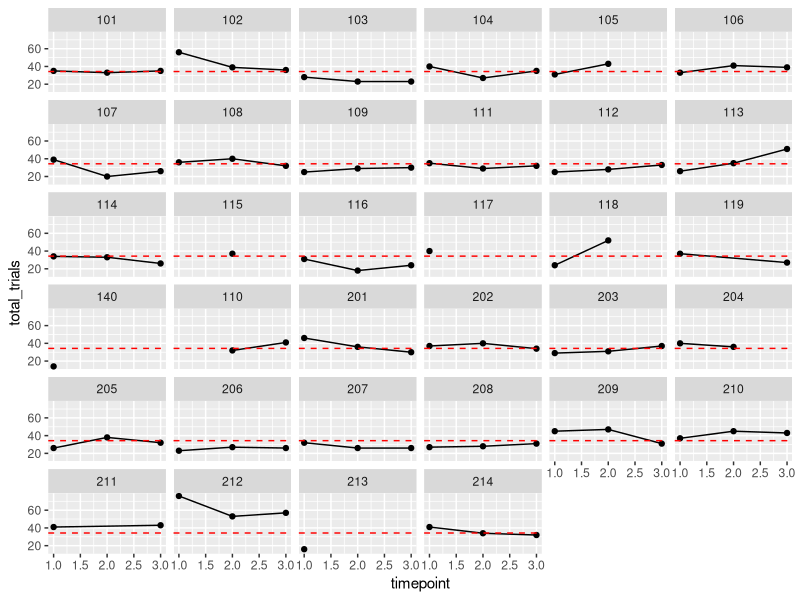
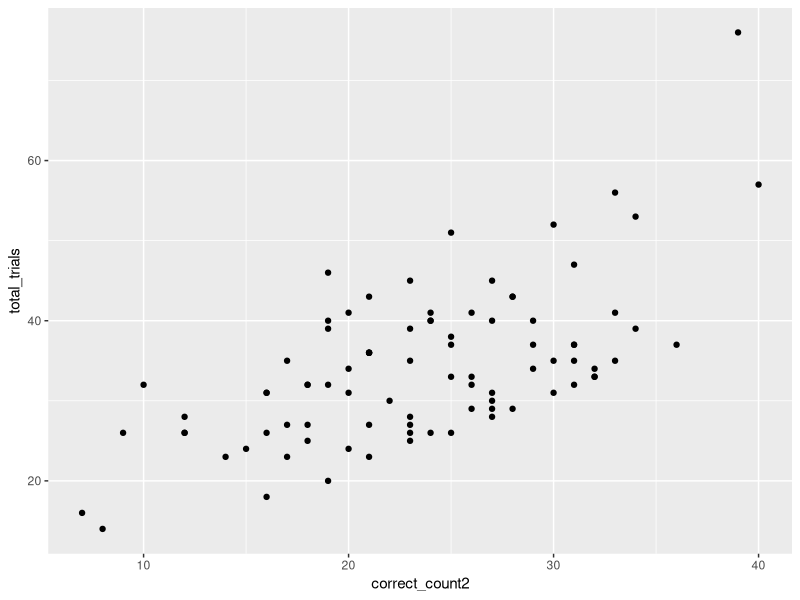
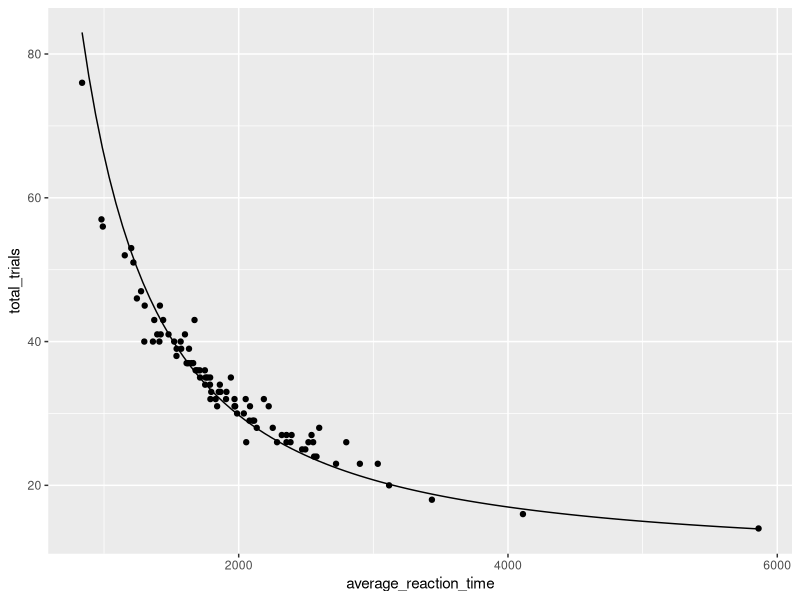
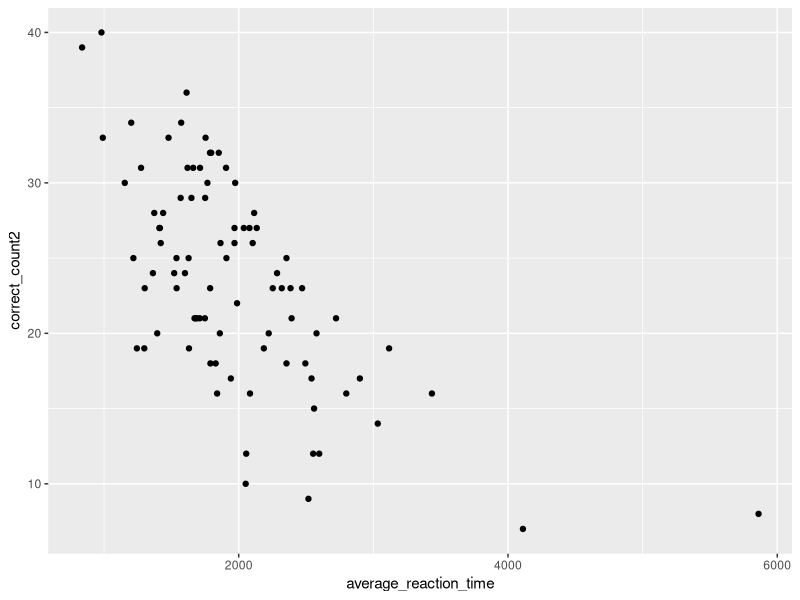
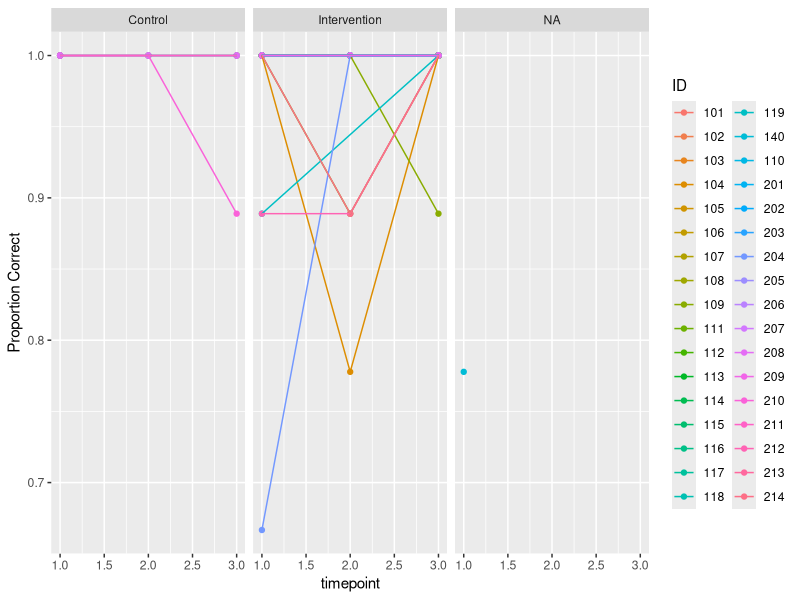
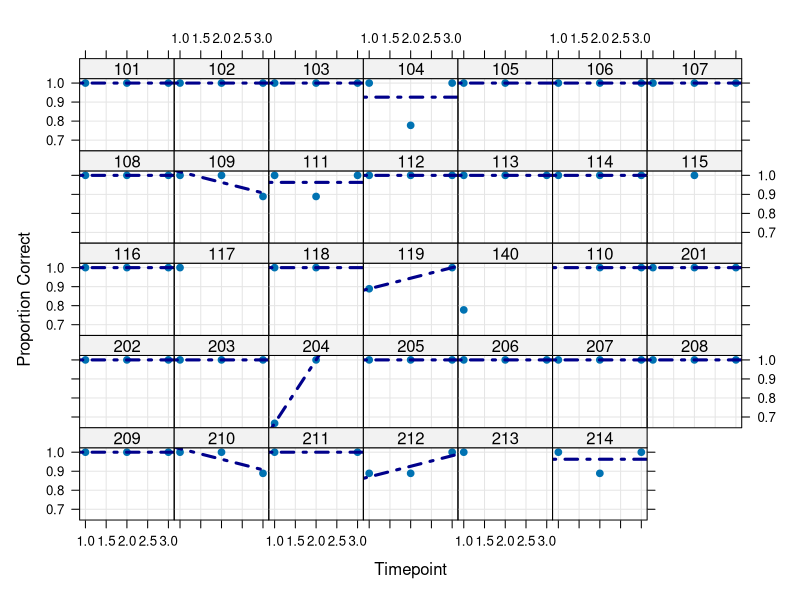
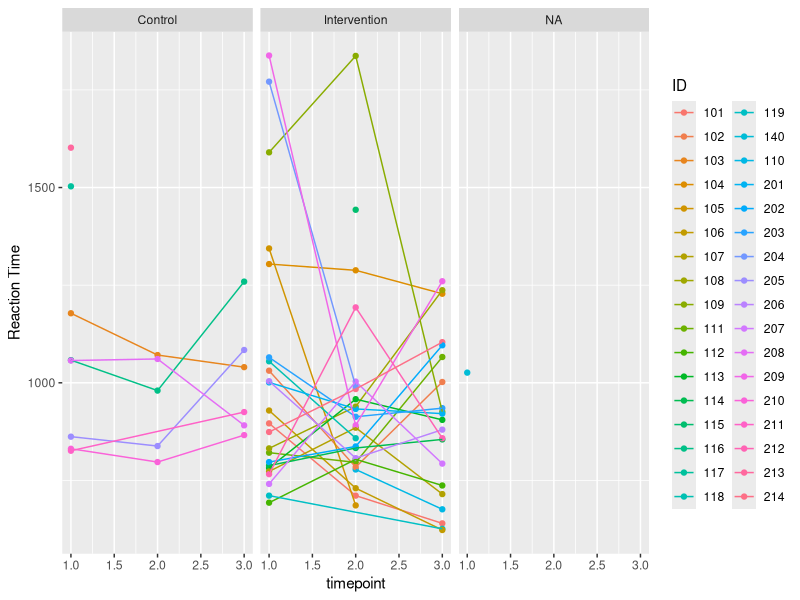
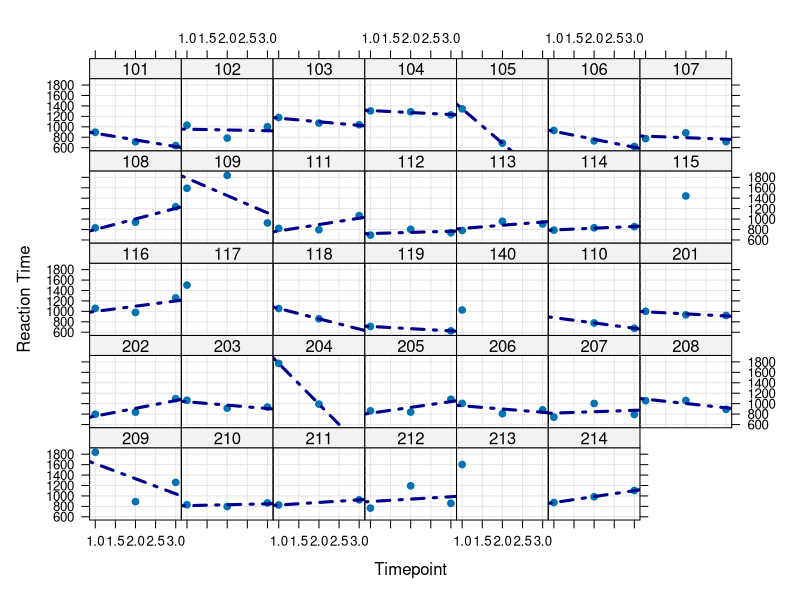

Source code (R) for these figures, in order:
library(tidyverse)

#I'm not sure there's a need to set the working directory anymore now that we're
#using github. I tried to use the setwd() function, and it wouldn't let me.

#Reading timepoints 1-6
R1<-read.csv("round1_updated.csv")
R2<-read.csv("round2_updated.csv")
R3<-read.csv("round3_updated.csv")
R4<-read.csv("round4_updated.csv")
R5<-read.csv("round5_updated.csv")
R6<-read.csv("round6_updated.csv")

#I believe this was the file saved by accident (do not read in)
#CT1N<-read.csv("CT1Ncorrect.csv")

#Deleting duplicate in R5

#Was at 1049 (16 duplicates)
nrow(R5)

#Can filter out using unique timestamp from csv file
R5<- R5%>%
  filter(level_start_timestamp != "2021-03-25T18:55:58.767Z")

#Now at 1033  
nrow(R5)


#This next step has multiple purposes. First, we are adding "semester" and "timepoint"
#variables to the dataset. Since "user1", "user2"... "usern" was used for both
#semesters, despite these representing different people, I created a new ID variable.
#For semester 1, it is the old ID +100; for semester 2, it is +200.
R1<-mutate(R1, semester=1, timepoint=1, ID = as.factor(as.numeric(gsub("user", "", userid))+100))
R2<-mutate(R2, semester=1, timepoint=2, ID = as.factor(as.numeric(gsub("user", "", userid))+100))
R3<-mutate(R3, semester=1, timepoint=3, ID = as.factor(as.numeric(gsub("user", "", userid))+100))
R4<-mutate(R4, semester=2, timepoint=1, ID = as.factor(as.numeric(gsub("user", "", userid))+200))
R5<-mutate(R5, semester=2, timepoint=2, ID = as.factor(as.numeric(gsub("user", "", userid))+200))
R6<-mutate(R6, semester=2, timepoint=3, ID = as.factor(as.numeric(gsub("user", "", userid))+200))

#Combining all six datasets
Full<-rbind(R1, R2, R3, R4, R5, R6)

#Ensuring the data looks correct and everything merged as expected
str(Full)

#Based on information from Andrew's Excel sheet, we know the intervention group
#is the following:

intervention <- c(201, 202, 203, 204, 206, 207, 209, 212, 214,
                  101, 102, 104, 105, 106, 107, 108, 109, 110,
                  111, 112, 113, 114, 115, 118, 119)
control      <- c(205, 208, 210, 211, 213, 103, 116, 117)

Full <- mutate(Full, Int = case_when(ID %in% intervention ~ 1,
                                      ID %in% control ~ 0))

Full$Int <- factor(Full$Int,
                   levels = c(0, 1),
                   labels = c("Control", "Intervention"))

#Making timepoint into a factor for later use
Full$tp_fac <- ordered(Full$timepoint,
                         levels = c(1, 2, 3),
                         labels = c("Time 1", "Time 2", "Time 3")
                         )

#The scorecard variable gives us information about each specific trial. I created
#a new dataset with only the scorecards for each user on each game
Scores<-filter(Full, event_type == "scorecard")

#We can get an idea of what is included (and what is not relevant) for this new dataset
summary(Scores)
str(Scores)

#I then mutated this to only retain variables we are interested in. The others were
#specific to individual items on each trial
Scores2<-select(Scores, c(ID, Int, semester, timepoint, tp_fac,
                          game_name, correct_count, incorrect_count,
                          total_trials, fastest_reaction_time, median_reaction_time,
                          average_reaction_time, level_total_time
                          ))

#We can view our new dataset to ensure it looks correct
str(Scores2)
view(Scores2)

#We see that correct count is missing for all quick tap level 2 games.
#After confirming it matches what is in the original csv file, we see that correct
#can be accurately calculated by subtracting incorrect from total trials

#Create second correct_count variable
Scores2$correct_count2 = Scores2$total_trials-Scores2$incorrect_count

#Create "check" variable that is the difference between two counts
Scores2$countcheck = Scores2$correct_count - Scores2$correct_count2

#View summary by game type
Scores2%>%
  group_by(game_name)%>%
  summarize(min_corr = min(correct_count), min_corr2 = min(correct_count2),
            max_corr = max(correct_count), max_corr2 = max(correct_count2),
            min_check = min(countcheck), max_check = max(countcheck))

#We see that the correct count matches for all color trick games
#For hand swype, however, it is systematically off by one (confirmed in csv).
#A quick check shows that every participant had a final hand swype trial that
#timed out with no response. This adds to the trial total but not to the correct
#or incorrect total. To correct this flaw, we can subtract one for hand swype only

Scores2 <- Scores2%>%
  mutate(correct_count2 = ifelse(game_name == "hand swype",
                                 correct_count2 -1,
                                 correct_count2))

#Create "check" variable that is the difference between two counts
Scores2$countcheck = Scores2$correct_count - Scores2$correct_count2

#View summary by game type
Scores2%>%
  group_by(game_name)%>%
  summarize(min_corr = min(correct_count), min_corr2 = min(correct_count2),
            max_corr = max(correct_count), max_corr2 = max(correct_count2),
            min_check = min(countcheck), max_check = max(countcheck))

#Correct count 2 now accurately summarizes the correct count for each variable

#I then added a value for the proportion of correct responses, as a possible outcome
#for later
Scores2<-mutate(Scores2, prop_cor = (correct_count2/(correct_count2+incorrect_count)))

#Next, I want to summarize each timepoint for each individual.
#Ideally, we should have five values, one for each game, in each of these rows.
countScores<- Scores2%>%
              group_by(ID, semester, timepoint)%>%
              summarize(count = n())
countScores

#Unfortunately, we see that is not true
df<-data.frame(countScores)
df%>%
  summarize(min=min(count), max=max(count))

#We see that ID 119 only has a single timepoint when we sort ascending
head(df[order(df$count),])

#FIXED ON 10/4/21
#Previously, ID 206 had an extra timepoint when we sort descending. Returning to
#the original CSV for round5, we confirm that user6 (ID206) did quick tap level 2
#twice. We fixed this issue in lines 17-24.
head(df[order(-df$count),])

#Counting number of trials for each participant and each game
Scores2%>%
  group_by(game_name)%>%
  summarize(min_trials = min(total_trials),
            max_trials = max(total_trials),
            avg_trials = mean(total_trials))

#Everything is equal for every game except hand swype, which makes sense because
#of the nature of the game

#We can look at the number of trials for each participant using the code below
Scores2%>%
  filter(game_name == "hand swype")%>%
  ggplot(aes(x = timepoint, y = total_trials))+
  geom_point()+
  geom_line()+
  geom_hline(yintercept = 34.3, color = "red", linetype = "dashed")+
  facet_wrap(.~ID)

#The solution is in the fact that getting answers correct allows you to attempt
#more trials (the "checkpoint in racing games" format).
#An increase in the number of trials completed means their performance in the game
#improved

#See how correct_count is correlated with total trials
#Similarly, average reaction time is correlated with both
Scores2%>%
  filter(game_name == "hand swype")%>%
  ggplot(aes(y=total_trials, x = correct_count2))+
  geom_point()

#Adding function line to show possible relationship
Scores2%>%
  filter(game_name == "hand swype")%>%
  ggplot(aes(y=total_trials, x = average_reaction_time))+
  geom_point()+
  geom_function(fun = function(x) 5/((x/5000)^1.5)+10)

Scores2%>%
  filter(game_name == "hand swype")%>%
  ggplot(aes(y=correct_count2, x = average_reaction_time))+
  geom_point()

#This is not really important for our RQs, but helps us understand the relationship

#Our next step is to create datasets for each of the game conditions. We first make
#a "long" version of the dataset with one row per timepoint
#This dataset will be necessary for analysis
ColorTrick1<-filter(Scores2, game_name == "color trick 1")

#Then we create a "wide" dataset with one row per participant
#This dataset will be helpful for descriptive statistics
CT1W<-pivot_wider(data = ColorTrick1,
                  names_from = timepoint,
                  values_from = c(correct_count2, incorrect_count,
                                  total_trials,
                                  fastest_reaction_time, median_reaction_time,
                                  average_reaction_time, level_total_time))

#We can do the same for CT2
ColorTrick2<-filter(Scores2, game_name == "color trick 2")

CT2W<-pivot_wider(data = ColorTrick2,
                  names_from = timepoint,
                  values_from = c(correct_count2, incorrect_count,
                                  total_trials,
                                  fastest_reaction_time, median_reaction_time,
                                  average_reaction_time, level_total_time))

#Next for CT3
ColorTrick3<-filter(Scores2, game_name == "color trick 3")

CT3W<-pivot_wider(data = ColorTrick3,
                  names_from = timepoint,
                  values_from = c(correct_count2, incorrect_count,
                                  total_trials,
                                  fastest_reaction_time, median_reaction_time,
                                  average_reaction_time, level_total_time))
#Then for HS
HandSwipe<-filter(Scores2, game_name == "hand swype")

HSW<-pivot_wider(data = HandSwipe,
                  names_from = timepoint,
                  values_from = c(correct_count2, incorrect_count,
                                  total_trials,
                                  fastest_reaction_time, median_reaction_time,
                                  average_reaction_time, level_total_time))

#Finally for QT2
QuickTap<-filter(Scores2, game_name == "quick tap level 2")

QT2<-pivot_wider(data = QuickTap,
                 names_from = timepoint,
                 values_from = c(correct_count2, incorrect_count,
                                 total_trials,
                                 fastest_reaction_time, median_reaction_time,
                                 average_reaction_time, level_total_time))

#Next, we can start to visualize trajectories
#We first load the lattice package in R
library(lattice)

#We can make a "spaghetti" plot showing each trajectory across semesters using ggplot
#We first do this for the proportion correct
ColorTrick1%>%
  ggplot(aes(x=timepoint, y=prop_cor, color=ID))+
  geom_point()+
  geom_line()+
  facet_wrap(.~Int)+
  ylab("Proportion Correct")

#We can also break the visualizations up into panels, one for each participant
xyplot(prop_cor ~ timepoint | ID, data = ColorTrick1, as.table = T,
       xlab = "Timepoint", ylab = "Proportion Correct", grid = T, pch = 19,
       type = c("p", "r"), col.line = "darkblue", lwd = 3, lty = 4 )

#We can create the same plots for average reaction time
ColorTrick1%>%
  ggplot(aes(x=timepoint, y=average_reaction_time, color=ID))+
  geom_point()+
  geom_line()+
  facet_wrap(.~Int)+
  ylab("Reaction Time")

xyplot(average_reaction_time ~ timepoint | ID, data = ColorTrick1, as.table = T,
       xlab = "Timepoint", ylab = "Reaction Time", grid = T, pch = 19,
       type = c("p", "r"), col.line = "darkblue", lwd = 3, lty = 4 )

#We can also create these plots for level total time
ColorTrick1%>%
  ggplot(aes(x=timepoint, y=level_total_time, color=ID))+
  geom_point()+
  geom_line()+
  facet_wrap(.~Int)+
  ylab("Total Time")

xyplot(level_total_time ~ timepoint | ID, data = ColorTrick1, as.table = T,
       xlab = "Timepoint", ylab = "Total Time", grid = T, pch = 19,
       type = c("p", "r"), col.line = "darkblue", lwd = 3, lty = 4 )

#We can use this same code to create these visualizations for the other game types
#or any other information we're interested in.

#The following visualizations also give us an idea of overall group distributions

ColorTrick1%>%
  filter(Int %in% c("Control", "Intervention"))%>%
  ggplot(aes(x = tp_fac, y = level_total_time, fill = Int))+
  geom_violin(alpha = .5)+
  xlab("Timepoint")+
  ylab("Level Total Time")+
  facet_wrap(.~Int)

ColorTrick1%>%
  filter(Int %in% c("Control", "Intervention"))%>%
  ggplot(aes(x = tp_fac, y = level_total_time, fill = Int))+
  geom_boxplot(alpha = .5)+
  xlab("Timepoint")+
  ylab("Level Total Time")+
  facet_wrap(.~Int)

ColorTrick1%>%
  filter(Int %in% c("Control", "Intervention"))%>%
  ggplot(aes(x = level_total_time, fill = Int))+
  geom_density(alpha = .5)+
  xlab("Level Total Time")+
  facet_grid(tp_fac~Int)

ColorTrick1%>%
  filter(Int %in% c("Control", "Intervention"))%>%
  ggplot(aes(x = level_total_time, fill = Int))+
  geom_histogram(alpha = .5, binwidth = 2000)+
  xlab("Level Total Time")+
  facet_grid(tp_fac~Int)

#Happy to modify as needed, but I figured this was a good place to start!
#There are obviously a ton of other outcomes we can look at, and this is only one game.